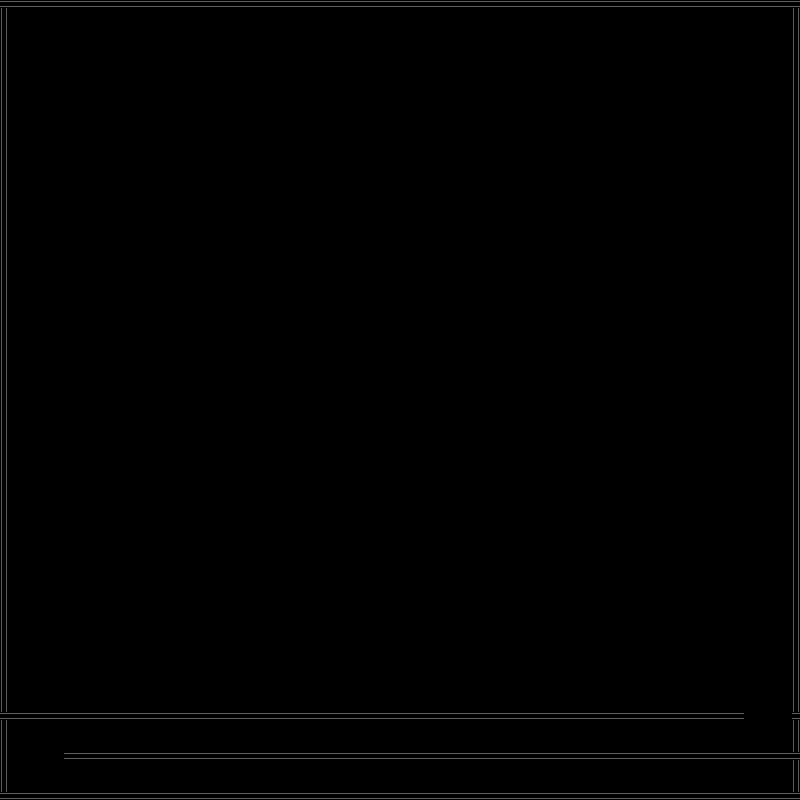

A 2D game scene composited from a Tiled map and its tileset images. What follows is a short description and the map's XML, with each tile layer's data collapsed to a summary:
An orthogonal 100x100 tile map with 8x8 px tiles, 1 tile layer (room2), 1 hidden layer not drawn and 5 objects (2x spawnpoint, door).

<map version="1.0" orientation="orthogonal" width="100" height="100" tilewidth="8" tileheight="8">
 <tileset firstgid="1" name="autotiles" tilewidth="8" tileheight="8">
  <image source="autotiles.png" />
 </tileset>
 <layer name="room1" width="100" height="100" visible="0">
  <data>[10000 cells, 527 non-empty, 3 distinct tile ids]</data>
 </layer>
 <objectgroup name="doors" width="100" height="100" visible="0">
  <object name="door1" type="door" x="721" y="523">
   <properties>
    <property name="target" value="room2" />
   </properties>
  </object>
  <object name="" x="33" y="694" />
 </objectgroup>
 <layer name="room2" width="100" height="100">
  <data>[10000 cells, 579 non-empty, 2 distinct tile ids]</data>
 </layer>
 <objectgroup name="spawnpoints" width="100" height="100">
  <object name="spawn1" type="spawnpoint" x="31" y="773" />
  <object name="spawn2" type="spawnpoint" x="771" y="774" />
  <object name="" x="399" y="931" />
 </objectgroup>
</map>
